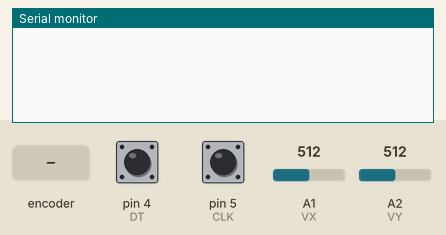
This sketch was run on a simulated Arduino Uno, built with avr-gcc and run on an emulated ATmega328P. Shown: the last lines printed to the serial monitor. The inputs (shaded band) are chosen by the test bench; at power-on: pin 4 (DT) HIGH, pin 5 (CLK) HIGH, A1 (VX) = 512, A2 (VY) = 512. No radio packets arrive unless stated.

Above: at 1.2 s.
1.3 s: rotary encoder on pin 5 (CLK) / pin 4 (DT) turned 1 step (first pin leading)
At 2.5 s:
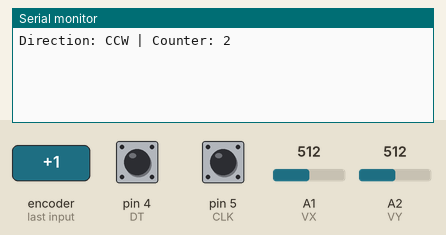
3.0 s: rotary encoder on pin 5 (CLK) / pin 4 (DT) turned 2 steps (second pin leading)
At 3.8 s:
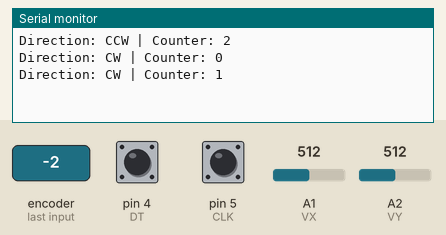

The sketch:

Remote.ino
```cpp
#include <SPI.h>
#include <nRF24L01.h>
#include <RF24.h>

#define VX A1
#define VY A2
#define CLK 5
#define DT 4
// #define Button 2

RF24 radio(9, 10);  // CE, CSN

//address through which two modules communicate.
const byte address[6] = "00001";

const int XDZ = 100;
const int YDZ = 100;

int calibx, caliby;
int deltax, deltay;
int counter = 0;
int currentStateCLK;
int lastStateCLK;
String currentDir ="";


struct Data_frame{
  int XPOS;
  int YPOS;
  int MODE;
};

void setup() {
  pinMode(VX, INPUT);
  pinMode(VY, INPUT);
  pinMode(CLK,INPUT);
	pinMode(DT,INPUT);
  // pinMode(Button, INPUT_PULLUP);

  calibx = map(analogRead(VX), 0, 1023, 0, 255);
  caliby = map(analogRead(VY), 0, 1023, 0, 255);

  radio.begin();
  radio.openWritingPipe(address);
  radio.setPALevel(RF24_PA_LOW);
  radio.stopListening();
  Serial.begin(19200);
  lastStateCLK = digitalRead(CLK);
}

void loop() {

  Data_frame msg;
  int x = map(analogRead(VX), 0, 1023, 0, 255);
  int y = map(analogRead(VY), 0, 1023, 0, 255);
  msg.XPOS = -(calibx - x);
  msg.YPOS = -(caliby - y);
  currentStateCLK = digitalRead(CLK);
  if (currentStateCLK != lastStateCLK  && currentStateCLK == 1){

		// If the DT state is different than the CLK state then
		// the encoder is rotating CCW so decrement
		if (digitalRead(DT) != currentStateCLK) {
			counter --;
			currentDir ="CCW";
		} else {
			// Encoder is rotating CW so increment
			counter ++;
			currentDir ="CW";
		}
    if (counter > 2){
      counter = 0;
    }else if(counter < 0){
      counter = 2;
    }
    Serial.print("Direction: ");
		Serial.print(currentDir);
		Serial.print(" | Counter: ");
		Serial.println(counter);
	}
  lastStateCLK = currentStateCLK;
  msg.MODE = counter;
  radio.write(&msg, sizeof(Data_frame));
  delay(10);
}
```

Measured:
- after the input at 1.3 s, the serial monitor: prints a new line after 0.06 s (image 1)
- after the input at 3.0 s, the serial monitor: prints a new line after 0.08 s (image 2)
